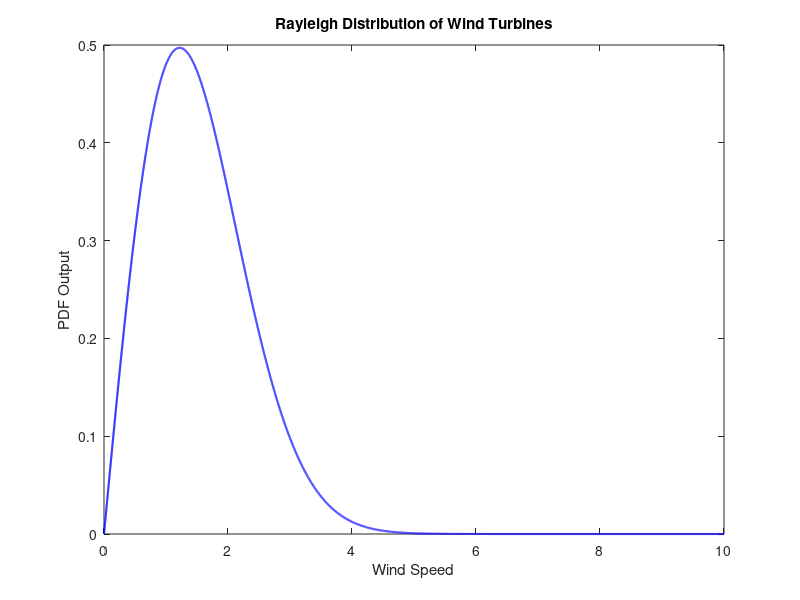

Reproduce this figure in MATLAB. (Note: this script raises an error after producing the figure.)
clear all;
close all;
clc;
format long;
name = 'Kasey Haman';
id = 'A16978114';

%% Problem 1

%Part A
sigma = 1.22;
x = linspace(0, 10, 10000); 
f_x = (x / sigma^2) .* exp(-(x.^2) / (2 * sigma^2)); % PDF Equation

figure(1);
plot(x, f_x, '-b', 'LineWidth', 1.5);
xlabel('Wind Speed');
ylabel('PDF Output');
title('Rayleigh Distribution of Wind Turbines');
hold on;

%Parts B-D Done on paper

%Part E
N = 1000000;
r = rand(N, 1);
x_r = sigma*sqrt(-2*log(1-r));% Inputting r (= percentile in distribution)
% to find which x value corresponds to that percentile in the PDF.
% GUESS: The area of the CDF is already 1, so adding up all the x values
% and dividing by the number of x values gives your most expected x value.

figure(2);
histogram(x_r, 'Normalization', 'pdf')
hold on;
plot(x, f_x, 'c', 'LineWidth', 2);
title('Experimental Rayleigh Distribution');
xlabel('Wind Speed');
ylabel('PDF Output');

%Part F
mean(x_r); %The value is approximately equal to the expected value of x that was calculated.

%Part G
x_raylrnd = raylrnd(sigma, N, 1);
figure(3);
histogram(x_raylrnd, 'Normalization', 'pdf');
hold on;
plot(x, f_x, 'c', 'LineWidth', 2);
xlabel('Wind Speed');
ylabel('PDF Output');
title('MATLAB Rayleigh Distribution');



%% Problem 2
%Part A
clear; clc;
x = linspace(-1000, 1000, 10000); 
% Variables
m = 6.63*(10^(-26));
T = 273;
k = (1.38*10^-23);
% PDF Equation
f_x = (sqrt(m/(2*pi*k*T))*exp(-(m*x.^2)/(2*k*T))); 
figure(4);
plot(x, f_x, '-b', 'LineWidth', 1.5);
xlabel('Velocity Projection');
ylabel('PDF Output');
title('Argon Velocity Distribution');
hold on;

%Part B Calculations done on paper

v = linspace(0, 2000, 1000);
g_v = (m / (2 * pi * k * T))^(3/2) .* 4 * pi * v.^2 .* exp(-m * v.^2 / (2 * k * T));
figure(5);
plot(v, g_v);
xlabel('Speed');
ylabel('g(v)');
title('Distribution of Absolute Velocities for Argon');

%Part C
N = 1000000;
vx = randn(N, 1) * sqrt(k * T / m);
vy = randn(N, 1) * sqrt(k * T / m);
vz = randn(N, 1) * sqrt(k * T / m);
v = sqrt(vx.^2 + vy.^2 + vz.^2); %Note sigma = sqrt(kt/m) by gaussian
%equation. So we use this to determine our v values.
figure(6);
histogram(v, 100);
title('Simulated Absolute Velocities');
xlabel('Speed');
ylabel('PDF Output');

figure(7);
histogram(vx, 100);
title('Simulated Vx Velocity');
xlabel('Speed');
ylabel('PDF Output');


%% Problem 3
%Part A
N = 1000000;
F = 300 + 10 * (2 * rand(N, 1) - 1);
D = 0.04 + 0.0001 * (2 * rand(N, 1) - 1);
d = 0.004 + 0.0004 * (2 * rand(N, 1) - 1);
figure(8)
histogram(F, 100)
title('Randomly Distributed F');
figure(9)
histogram(D, 100)
title('Randomly Distributed D');
figure(10)
histogram(d, 100)
title('Randomly Distributed d');

%Part B
C = D ./ d;
K = (4 * C - 1) ./ (4 * C - 4) + 0.615 ./ C;
tau_max = K .* (8 * F .* D) ./ (pi * d.^3);
figure(11)
histogram(tau_max, 100)
title('Maximum Shear Stress From Random Sampling');

%Part C
clear F; clear D; clear d; clear C; clear K; clear tau_max;
F = normrnd(300, 10/3, [N, 1]);
D = normrnd(0.04, 0.0001/3, [N, 1]);
d = normrnd(0.004, 0.0004/3, [N, 1]);
figure(12)
histogram(F, 100)
title('Normally Distributed F');
figure(13)
histogram(D, 100)
title('Normally Distributed D');
figure(14)
histogram(d, 100)
title('Normally Distributed d');

% Repeat stress calculations as above
C = D ./ d;
K = (4 * C - 1) ./ (4 * C - 4) + 0.615 ./ C;
tau_max = K .* (8 * F .* D) ./ (pi * d.^3);
figure(15)
histogram(tau_max, 100)
title('Maximum Shear Stress Deviation');


